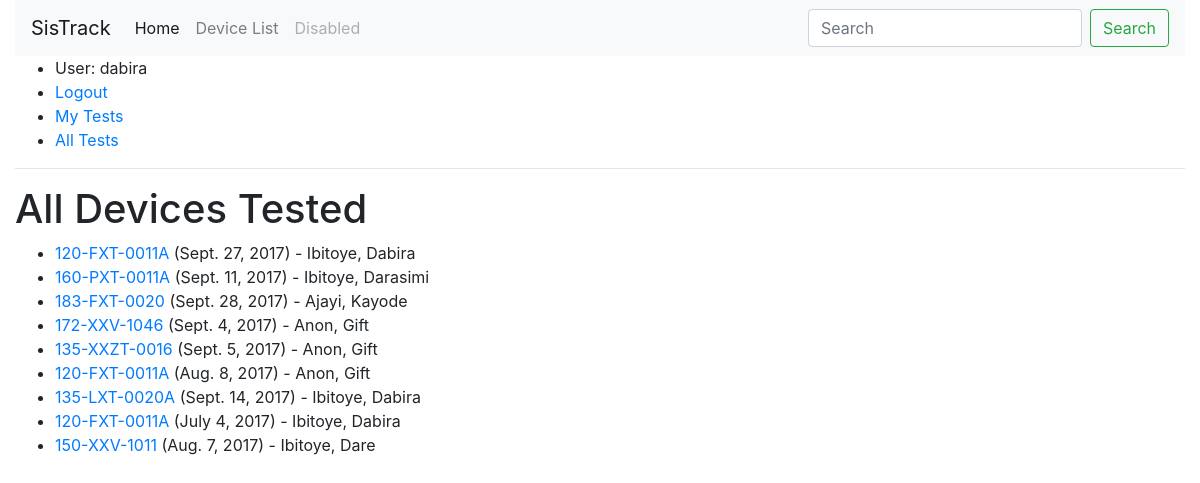
Page /inspections/alltests/ (signed in) on the committed database.
### inspections/models.py (models this page shows, shortened)
class TestInstance(models.Model):
    id = models.UUIDField(primary_key=True, default=uuid.uuid4, help_text="Unique ID for this particular device test")
    device = models.ForeignKey(Device, on_delete=models.SET_NULL, null=True)
    imprint = models.CharField(max_length=200)
    test_date = models.DateField(null=True, blank=True)
    due_date = models.DateField(null=True, blank=True)
    inspector = models.ForeignKey(User, on_delete=models.SET_NULL, null=True, blank=True)
    @property
    def is_overdue(self):
        if self.due_date and date.today() > self.due_date:
            return True
        return False
    TEST_STATUS = (
    ('o', 'Overdue'),
    ('s', 'Scheduled'),
    )
    TEST_RESULT = (
    ('p', 'Passed'),
    ('f', 'Failed'),
    )
    status = models.CharField(max_length=1, choices=TEST_STATUS, blank=True, default='s')
    result = models.CharField(max_length=1, choices=TEST_RESULT, blank=True)
    comments = models.CharField(max_length=500, blank=True)
    class Meta:
        ordering = ["due_date"]
        permissions = (("can_mark_approved", "Mark test as approved"),)

class Device(models.Model):
    tagnumber = models.CharField(max_length=50)
    description = models.CharField(max_length=50)
    devicetype = models.ForeignKey(DeviceType, on_delete=models.SET_NULL, null=True)
    location = models.ForeignKey(Location, on_delete=models.SET_NULL, null=True)
    class Meta:
        ordering = ["tagnumber"]

### inspections/views.py (the view)
class AllDevicesTestedListView(PermissionRequiredMixin,generic.ListView):
    permission_required = 'inspections.can_mark_approved'
    model = TestInstance
    template_name ='inspections/all_devices_tested.html'
    paginate_by = 10
    def get_queryset(self):
        return TestInstance.objects.filter(status__exact='s').order_by('due_date')

### inspections/templates/inspections/all_devices_tested.html
{% extends "base_generic.html" %}
{% block content %}
    <h1>All Devices Tested</h1>
    {% if testinstance_list %}
    <ul>
      {% for testinst in testinstance_list %}
      <li class="{% if testinst.is_overdue %}text-danger{% endif %}">
        <a href="{% url 'device-detail' testinst.device.pk %}">{{testinst.device.tagnumber}}</a> ({{ testinst.test_date }}) -  {{ testinst.inspector.last_name}}, {{ testinst.inspector.first_name}}
      </li>
      {% endfor %}
    </ul>
    {% else %}
      <p>There are no devices tested.</p>
    {% endif %}
{% endblock %}

### inspections/templates/base_generic.html (shortened to what this page needs)
<!DOCTYPE html>
<html lang="en">
  <head>
    <link rel="stylesheet" href="https://maxcdn.bootstrapcdn.com/bootstrap/4.0.0-beta/css/bootstrap.min.css">
  </head>
  <body>
    <div class="container-fluid">
    <nav class="navbar navbar-expand-lg navbar-light bg-light">
      <a class="navbar-brand" href="{% url 'index' %}">SisTrack</a>
      <div class="collapse navbar-collapse" id="navbarSupportedContent">
        <ul class="navbar-nav mr-auto">
          <li class="nav-item active">
            <a class="nav-link" href="{% url 'index' %}">Home<span class="sr-only">(current)</span></a>
          </li>
          <li class="nav-item">
            <a class="nav-link" href="{% url 'devices' %}">Device List</a>
          </li>
          <li class="nav-item">
            <a class="nav-link disabled" href="#">Disabled</a>
          </li>
        </ul>
        <form class="form-inline my-2 my-lg-0">
          <input class="form-control mr-sm-2" type="text" placeholder="Search" aria-label="Search">
          <button class="btn btn-outline-success my-2 my-sm-0" type="submit">Search</button>
        </form>
      </div>
    </nav>
    <ul>
      {% if user.is_authenticated %}
       <li>User: {{ user.get_username }}</li>
       <li><a href="{% url 'logout'%}?next={{request.path}}">Logout</a></li>
       <li><a href="{% url 'my-tests' %}"> My Tests</a></li>
          {% if perms.inspections.can_mark_approved %}
          <li><a href="{% url 'all-tests' %}"> All Tests</a></li>
          {% endif %}
     {% else %}
       <li><a href="{% url 'login'%}?next={{request.path}}">Login</a></li>
   {% endif %}
 </ul><hr>
    {% block content %}{% endblock %}
    </div>
  </body>
</html>

### rows in the picture
TestInstance: device.tagnumber "120-FXT-0011A", test_date "Sept. 27, 2017", inspector.last_name "Ibitoye", inspector.first_name "Dabira"
TestInstance: device.tagnumber "160-PXT-0011A", test_date "Sept. 11, 2017", inspector.last_name "Ibitoye", inspector.first_name "Darasimi"
TestInstance: device.tagnumber "183-FXT-0020", test_date "Sept. 28, 2017", inspector.last_name "Ajayi", inspector.first_name "Kayode"
TestInstance: device.tagnumber "172-XXV-1046", test_date "Sept. 4, 2017", inspector.last_name "Anon", inspector.first_name "Gift"
TestInstance: device.tagnumber "135-XXZT-0016", test_date "Sept. 5, 2017", inspector.last_name "Anon", inspector.first_name "Gift"
TestInstance: device.tagnumber "120-FXT-0011A", test_date "Aug. 8, 2017", inspector.last_name "Anon", inspector.first_name "Gift"
TestInstance: device.tagnumber "135-LXT-0020A", test_date "Sept. 14, 2017", inspector.last_name "Ibitoye", inspector.first_name "Dabira"
TestInstance: device.tagnumber "120-FXT-0011A", test_date "July 4, 2017", inspector.last_name "Ibitoye", inspector.first_name "Dabira"
TestInstance: device.tagnumber "150-XXV-1011", test_date "Aug. 7, 2017", inspector.last_name "Ibitoye", inspector.first_name "Dare"

### other values in the picture
{{ user.get_username }} "dabira"
